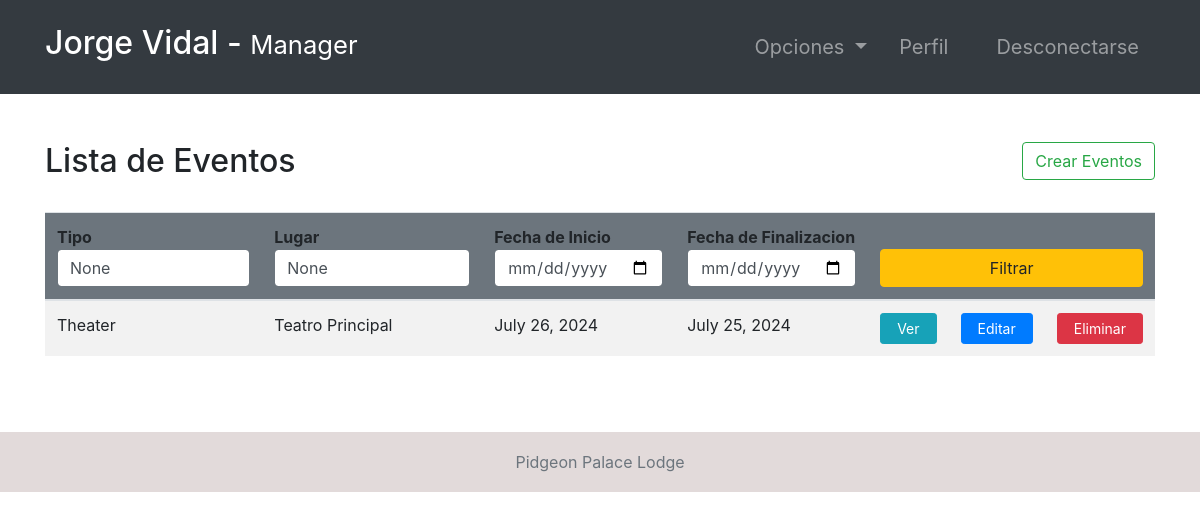
Screenshot of /events/ (signed in) with the database file from the repository.
### hotel/models.py (models this page shows, shortened)
class Event(models.Model):
    EVENT_TYPES = (
        ('Movie', 'Movie'),
        ('Theater', 'Theater'),
        ('Conference', 'Conference'),
        ('Concert', 'Concert'),
        ('Entertainment', 'Entertainment'),
        ('Live Music', 'Live Music'),
    )
    eventType = models.CharField(max_length=20, choices=EVENT_TYPES)
    location = models.CharField(max_length=100)
    startDate = models.DateField()
    endDate = models.DateField()
    explanation = models.TextField()

### hotel/views.py (the view, shortened to what this page needs)
# urls.py: path('events/', events, name="events"),
@login_required(login_url='login')
def events(request):
    role = str(request.user.groups.all()[0])
    path = role + "/"
    events = Event.objects.all()
    attendedEvents = None
    if role == 'guest':
        attendedEvents = EventAttendees.objects.filter(
            guest=request.user.guest)
    context = {
        "role": role,
        'events': events,
        'attendedEvents': attendedEvents,
        "type": request.POST.get("type"),
        "location": request.POST.get("location"),
        "fd": request.POST.get("fd"),
        "ed": request.POST.get("ed")
    }
    return render(request, path + "events.html", context)

### Templates/manager/events.html
{% extends '../index.html' %}
{% block context %}
{% include '../common_pages/authorized-events.html' %}
{% endblock %}

### Templates/incs/nav.html (shortened to what this page needs)
<nav class="navbar navbar-dark bg-dark navbar-expand-lg py-3 " role="navigation">
    <div class="container">
        <a href="" class="navbar-brand">
            <h2 class="text-capitalize">
                {{ request.user.first_name }} {{ request.user.last_name }} -
                <small>
                    {{ role }}
                </small>
            </h2>
        </a>
        <div class="collapse navbar-collapse" id="navbarTags">
            <ul class="navbar-nav ml-auto">
                <li class="nav-item dropdown p-2">
                    <a class="nav-link dropdown-toggle" href="#" id="navbarDropdown" role="button"
                        data-toggle="dropdown" aria-haspopup="true" aria-expanded="false">
                        Opciones
                    </a>
                </li>
                <li class="nav-item mr-3 p-2">
                    {% if role == 'staff' or role == 'receptionist' or role == 'admin' or role == 'manager' %}
                    <a href="{% url 'employee-profile' user.id %}" class="nav-link">Perfil</a>
                    {% endif %}
                </li>
                <li class="nav-item p-2 ">
                    <a href="{% url 'logout' %}" class="nav-link">Desconectarse</a>
                </li>
            </ul>
        </div>
    </div>
</nav>

### Templates/common_pages/authorized-events.html (shortened to what this page needs)
<div class="container py-5">
    <div class="table-header row">
        <div class="col-sm-9 col-md-9 col-lg-9 mb-4">
            <h2>Lista de Eventos</h2>
        </div>
        {% if role == "manager" or role == "admin"%}
        <div class="col-sm-3 col-md-3 col-lg-3 mb-4">
            <form action="" method="post">
                <a href="{% url 'createEvent' %}" class="float-right btn btn-outline-success" type="submit">Crear
                    Eventos</a>
            </form>
        </div>
        {% endif %}
    </div>
    <table class="table table-hover table-striped">
        <thead class="bg-secondary rounded">
            <tr>
                <form action="" method="POST">
                    <th>Tipo <input type="text" name="type" value="{{type}}"
                            class="form-control border border-secondary"></th>
                    <th>Lugar <input type="text" name="location" value="{{location}}"
                            class="form-control border border-secondary"></th>
                    <th>Fecha de Inicio <input type="date" name="fd" value="{{fd}}"
                            class="form-control border border-secondary"></th>
                    <th>Fecha de Finalizacion <input type="date" name="ed" value="{{ed}}"
                            class="form-control border border-secondary"></th>
                    <th colspan="3"><button type="submit" name="filter" class="btn btn-warning w-100">Filtrar</button>
                    </th>
                </form>
            </tr>
        </thead>
        <tbody>
            {% for event in events %}
            <tr>
                <td>{{ event.eventType }}</td>
                <td>{{ event.location }}</td>
                <td>{{ event.startDate }}</td>
                <td>{{ event.endDate }}</td>
                <td> <a href="{% url 'event-profile' event.id %}" class="btn btn-sm btn-info px-3">Ver</a></td>
                {% if role == "manager" or role == "admin" %}
                <td> <a href="{% url 'event-edit' event.id %}" class="btn btn-sm btn-primary px-3">Editar</a></td>
                <td> <a href="{% url 'deleteEvent' event.id %}" class="btn btn-sm btn-danger px-3">Eliminar</a> </td>
                {% endif %}
            </tr>
            {% endfor %}
        </tbody>
    </table>
</div>

### static/css/main.css (style rules this page uses)
* { margin: 0; padding: 0; -webkit-font-smoothing: antialiased; }
body { position: relative; }
nav .nav-item { font-size: 20px; }

### rows the page displays
Event: eventType "Theater", location "Teatro Principal", startDate "July 26, 2024", endDate "July 25, 2024"

### other values shown
{{ request.user.first_name }} "Jorge"
{{ request.user.last_name }} "Vidal"
{{ role }} "Manager"
